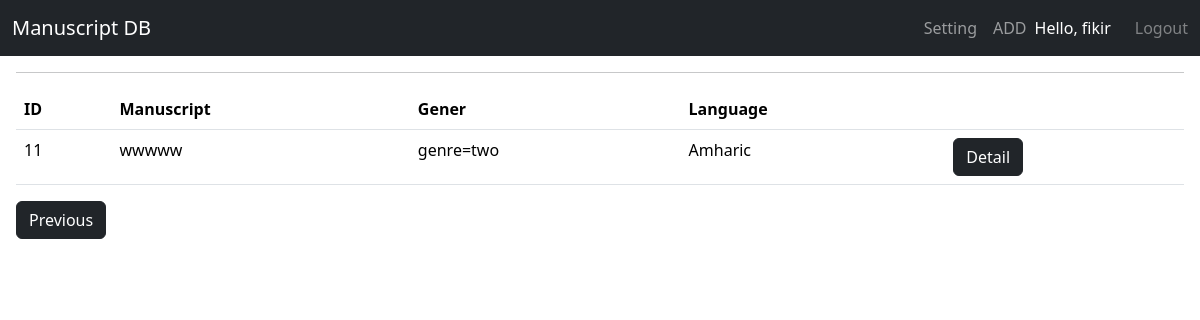
Page /?page=2 (signed in) on the committed database.
### main/models.py (models this page shows, shortened)
class Manuscript(models.Model):
    mansucript_name = models.CharField(max_length = 100)
    shelf_mark = models.CharField(max_length=50)
    resp_statement = models.CharField( max_length=50)
    inventory_date = models.DateField(auto_now_add=True)
    measurement =models.CharField(max_length=50)
    follos_number = models.IntegerField()
    binding = models.CharField(max_length=100)
    main_content = models.TextField()
    dating = models.CharField(max_length=50)
    other_provenance = models.CharField(max_length=50,blank=True, null=True)
    scripe = models.CharField(max_length=50,blank=True, null=True)
    no_of_cols = models.IntegerField(blank=True, null=True)
    notes_cur_use = models.TextField(blank=True, null=True)
    no_of_lines = models.IntegerField()
    decoration = models.CharField(max_length=255)
    colophones = models.CharField( max_length=50)
    additional_notes = models.TextField()
    repository = models.ForeignKey(Repository,on_delete = models.PROTECT)
    language = models.ForeignKey(Language, on_delete=models.PROTECT)
    genere = models.ForeignKey(Genre, on_delete=models.PROTECT)
    inventor = models.ForeignKey(Inventor, on_delete=models.PROTECT)
    repositoryOwner = models.ForeignKey(RepositoryOwner,on_delete=models.PROTECT)
    repositoryLocation = models.ForeignKey(RepositoryLocation,on_delete = models.PROTECT)

class Genre(models.Model):
    name = models.CharField(max_length = 100)
    description = models.TextField(blank=True, null=True)
    inventor = models.ForeignKey(Inventor, on_delete=models.PROTECT)
    def __str__(self):
        return self.name

class Language(models.Model):
    name = models.CharField(max_length=100)
    inventor = models.ForeignKey(Inventor, on_delete=models.PROTECT)
    def __str__(self):
        return self.name

### main/views.py (the view)
# urls.py: path('',views.home,name="home"),
def home(request):
    manuscripts = Manuscript.objects.all()
    paginator = Paginator(manuscripts,10)
    page_number = request.GET.get("page")
    page_obj = paginator.get_page(page_number)
    print(page_obj)
    context = {'manuscripts':manuscripts,'page_obj':page_obj}
    return render(request,"main/home.html",context)

### main/templates/main/home.html (shortened to what this page needs)
{% extends "main/base.html" %}
{% block nav %}{% include "main/navbar.html" %}{% endblock nav %}
{% block content %}
<div class="m-3">
    <hr>
    {% if not manuscripts%}
    <div>
    <p> There is no Manuscripts </p>
    <div>
    {% else %}
    <table class="table">
      <thead>
        <tr>
          <th>ID</th>
          <th>Manuscript</th>
          <th>Gener</th>
          <th>Language</th>
          <th></th>
        </tr>
      </thead>
      <tbody>
        {% for obj in  page_obj.object_list %}
        <tr>
          <td>{{ page_obj.start_index|add:forloop.counter0 }}</td>
            <td>{{obj.mansucript_name}}</td>
            <td>{{obj.genere}}</td>
            <td>{{obj.language}}</td>
            <td>
                <a href ={% url "detail" obj.id %}><button class="btn bg-dark btn-dark" > Detail </button></td> </a>
          </tr>
        {% endfor %}
      </tbody>
    </table>
    {% if page_obj.has_previous %}
    <a class="btn bg-dark btn-dark" href="?page={{ page_obj.previous_page_number }}">Previous</a>
{% endif %}
    {% endif %}
  </div>
{% endblock content %}

### main/templates/main/navbar.html (shortened to what this page needs)
<nav class="navbar navbar-expand navbar-dark bg-dark">
    <div class="container-fluid">
      <a class="navbar-brand" href="{% url "home"%}">Manuscript DB</a>
      <div class="collapse navbar-collapse justify-content-end" id="navbarNavAltMarkup">
        {% if request.user.is_authenticated %}
        <ul class="navbar-nav">
          <li class="nav-item">  <a class="nav-link" href="{%url "settings"%}">Setting</a></li>
          <li class="nav-item">  <a class="nav-link" href="{%url "manuscriptform"%}">ADD</a></li>
        </ul>
        <span style="color: white; margin-right:1.5rem">Hello, {{ request.user }}    </span>
        <span>
          <a href="{%url "logout"%}" style="color:rgba(245, 245, 245, 0.447); text-decoration:none;">    Logout</a>
        </span>
        {%else%}
        <span>
        <a href="{%url "login"%}" style="color:rgba(245, 245, 245, 0.447); text-decoration:none;">    Login</a>
        </span>
        {% endif %}
      </div>
    </div>
  </nav>

### rows in the picture
Manuscript: start_index|add "11", mansucript_name "wwwww", genere "genre=two", language "Amharic"

### other values in the picture
{{ request.user }} "fikir"
